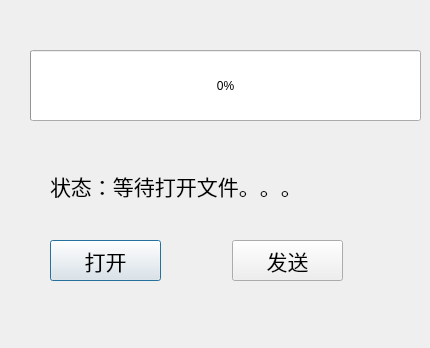
<?xml version="1.0" encoding="UTF-8"?>
<ui version="4.0">
 <class>Client</class>
 <widget class="QDialog" name="Client">
  <property name="geometry">
   <rect>
    <x>0</x>
    <y>0</y>
    <width>430</width>
    <height>348</height>
   </rect>
  </property>
  <property name="windowTitle">
   <string>Client</string>
  </property>
  <widget class="QPushButton" name="openButton">
   <property name="geometry">
    <rect>
     <x>50</x>
     <y>240</y>
     <width>111</width>
     <height>41</height>
    </rect>
   </property>
   <property name="font">
    <font>
     <family>Arial</family>
     <pointsize>16</pointsize>
    </font>
   </property>
   <property name="text">
    <string>打开</string>
   </property>
  </widget>
  <widget class="QPushButton" name="sendButton">
   <property name="geometry">
    <rect>
     <x>232</x>
     <y>240</y>
     <width>111</width>
     <height>41</height>
    </rect>
   </property>
   <property name="font">
    <font>
     <family>Arial</family>
     <pointsize>16</pointsize>
    </font>
   </property>
   <property name="text">
    <string>发送</string>
   </property>
  </widget>
  <widget class="QLabel" name="clientStatusLabel">
   <property name="geometry">
    <rect>
     <x>50</x>
     <y>150</y>
     <width>311</width>
     <height>71</height>
    </rect>
   </property>
   <property name="font">
    <font>
     <family>Arial</family>
     <pointsize>16</pointsize>
    </font>
   </property>
   <property name="text">
    <string>状态：等待打开文件。。。</string>
   </property>
  </widget>
  <widget class="QProgressBar" name="clientProgressBar">
   <property name="geometry">
    <rect>
     <x>30</x>
     <y>50</y>
     <width>391</width>
     <height>71</height>
    </rect>
   </property>
   <property name="value">
    <number>0</number>
   </property>
  </widget>
 </widget>
 <layoutdefault spacing="6" margin="11"/>
 <resources/>
 <connections/>
</ui>
